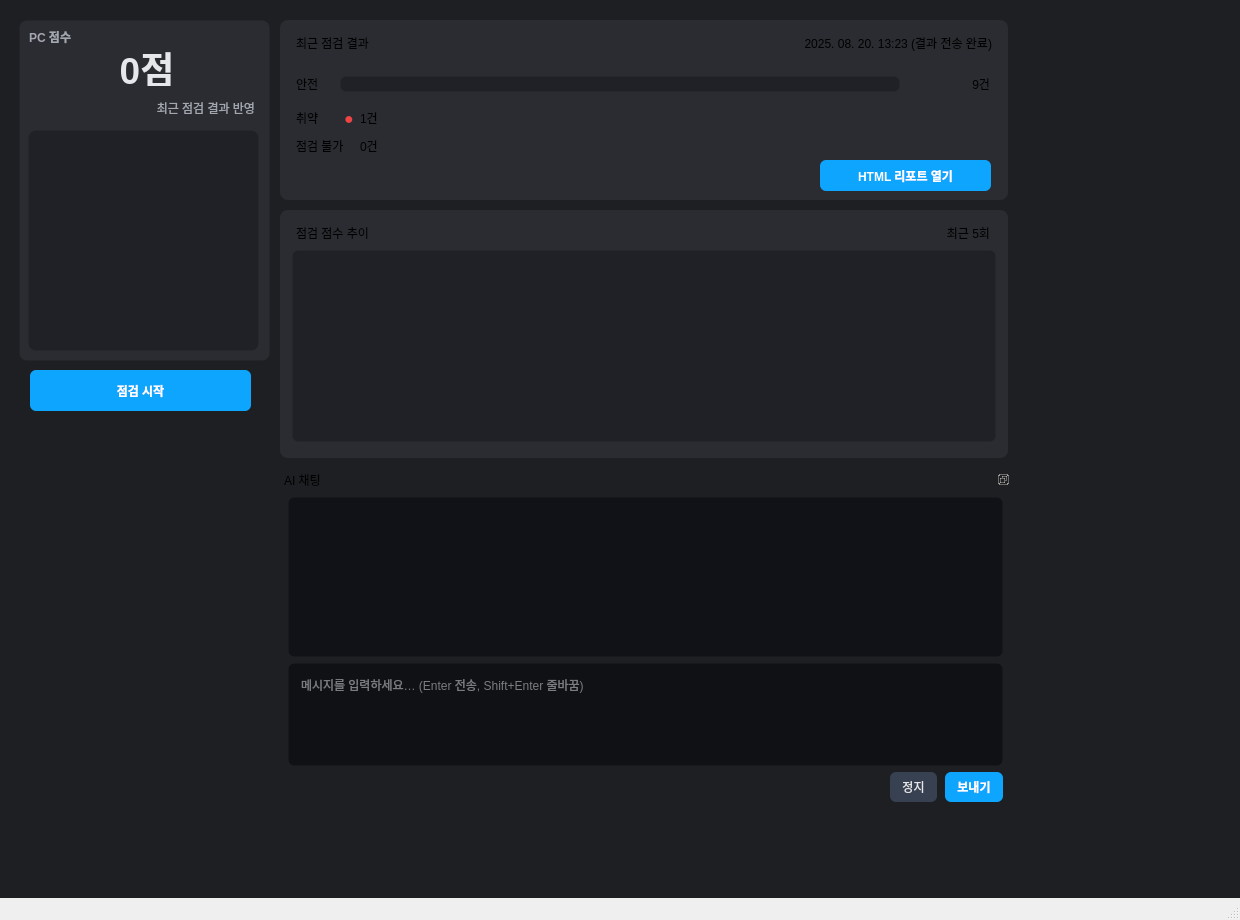
<?xml version="1.0" encoding="UTF-8"?>
<ui version="4.0">
 <class>MainWindow</class>
 <widget class="QMainWindow" name="MainWindow">
  <property name="geometry">
   <rect>
    <x>0</x>
    <y>0</y>
    <width>1240</width>
    <height>920</height>
   </rect>
  </property>
  <property name="windowTitle">
   <string>점검 대시보드</string>
  </property>
  <widget class="QWidget" name="centralwidget">
   <property name="styleSheet">
    <string notr="true">
QWidget#centralwidget { background:#1e1f23; color:#e5e7eb; }

/* 패널 공통 */
QFrame#panel, QFrame#panel2 { background:#2a2c31; border-radius:8px; }
QLabel.title   { color:#e5e7eb; font-weight:700; }
QLabel.muted   { color:#a3a7b0; }
QLabel.good    { color:#6ee777; font-weight:600; }
QLabel.bad     { color:#ef4444; font-weight:600; }
QLabel.neutral { color:#cbd5e1; }

/* 진행바 */
QProgressBar#safeBar {
  background:#1f2126; border:1px solid #00000066; border-radius:6px; height:14px; text-align:right;
}
QProgressBar#safeBar::chunk { background:#22c55e; border-radius:6px; }
QLabel#redDot { color:#ef4444; font-size:12pt; }

/* 점수 박스 */
QFrame#scoreBox { background:#2a2c31; border-radius:8px; border:1px solid #00000066; }
QLabel#scoreTitle { color:#a3a7b0; font-weight:600; }
QLabel#scoreValue { color:#e5e7eb; font-size:28pt; font-weight:700; }
QLabel#scoreHint  { color:#a3a7b0; font-size:9pt; }

/* 버튼 */
QPushButton#btnStart, QPushButton#btnHTML {
  background:#0ea5ff; color:white; font-weight:600;
  border:none; border-radius:6px; padding:6px 12px;
}
QPushButton#btnStart:hover, QPushButton#btnHTML:hover { background:#0284c7; }
    </string>
   </property>
   <widget class="QFrame" name="panel">
    <property name="geometry">
     <rect>
      <x>280</x>
      <y>20</y>
      <width>728</width>
      <height>180</height>
     </rect>
    </property>
    <property name="frameShape">
     <enum>QFrame::Shape::NoFrame</enum>
    </property>
    <widget class="QLabel" name="lblResultTitle">
     <property name="geometry">
      <rect>
       <x>16</x>
       <y>12</y>
       <width>200</width>
       <height>22</height>
      </rect>
     </property>
     <property name="text">
      <string>최근 점검 결과</string>
     </property>
     <property name="class" stdset="0">
      <string>title</string>
     </property>
    </widget>
    <widget class="QLabel" name="lblResultTime">
     <property name="geometry">
      <rect>
       <x>500</x>
       <y>12</y>
       <width>212</width>
       <height>22</height>
      </rect>
     </property>
     <property name="text">
      <string>2025. 08. 20. 13:23 (결과 전송 완료)</string>
     </property>
     <property name="alignment">
      <set>Qt::AlignmentFlag::AlignRight|Qt::AlignmentFlag::AlignTrailing|Qt::AlignmentFlag::AlignVCenter</set>
     </property>
     <property name="class" stdset="0">
      <string>muted</string>
     </property>
    </widget>
    <widget class="QLabel" name="lblSafe">
     <property name="geometry">
      <rect>
       <x>16</x>
       <y>54</y>
       <width>40</width>
       <height>20</height>
      </rect>
     </property>
     <property name="text">
      <string>안전</string>
     </property>
     <property name="class" stdset="0">
      <string>good</string>
     </property>
    </widget>
    <widget class="QProgressBar" name="safeBar">
     <property name="geometry">
      <rect>
       <x>60</x>
       <y>56</y>
       <width>560</width>
       <height>16</height>
      </rect>
     </property>
     <property name="value">
      <number>0</number>
     </property>
     <property name="textVisible">
      <bool>false</bool>
     </property>
    </widget>
    <widget class="QLabel" name="lblSafeCount">
     <property name="geometry">
      <rect>
       <x>630</x>
       <y>52</y>
       <width>80</width>
       <height>24</height>
      </rect>
     </property>
     <property name="text">
      <string>9건</string>
     </property>
     <property name="alignment">
      <set>Qt::AlignmentFlag::AlignRight|Qt::AlignmentFlag::AlignTrailing|Qt::AlignmentFlag::AlignVCenter</set>
     </property>
     <property name="class" stdset="0">
      <string>good</string>
     </property>
    </widget>
    <widget class="QLabel" name="lblWeakTitle">
     <property name="geometry">
      <rect>
       <x>16</x>
       <y>88</y>
       <width>40</width>
       <height>20</height>
      </rect>
     </property>
     <property name="text">
      <string>취약</string>
     </property>
     <property name="class" stdset="0">
      <string>bad</string>
     </property>
    </widget>
    <widget class="QLabel" name="redDot">
     <property name="geometry">
      <rect>
       <x>60</x>
       <y>86</y>
       <width>18</width>
       <height>24</height>
      </rect>
     </property>
     <property name="text">
      <string>●</string>
     </property>
     <property name="alignment">
      <set>Qt::AlignmentFlag::AlignCenter</set>
     </property>
    </widget>
    <widget class="QLabel" name="lblWeakCount">
     <property name="geometry">
      <rect>
       <x>80</x>
       <y>88</y>
       <width>80</width>
       <height>20</height>
      </rect>
     </property>
     <property name="text">
      <string>1건</string>
     </property>
     <property name="class" stdset="0">
      <string>bad</string>
     </property>
    </widget>
    <widget class="QLabel" name="lblUnableTitle">
     <property name="geometry">
      <rect>
       <x>16</x>
       <y>116</y>
       <width>60</width>
       <height>20</height>
      </rect>
     </property>
     <property name="text">
      <string>점검 불가</string>
     </property>
     <property name="class" stdset="0">
      <string>neutral</string>
     </property>
    </widget>
    <widget class="QLabel" name="lblUnableCount">
     <property name="geometry">
      <rect>
       <x>80</x>
       <y>116</y>
       <width>60</width>
       <height>20</height>
      </rect>
     </property>
     <property name="text">
      <string>0건</string>
     </property>
     <property name="class" stdset="0">
      <string>neutral</string>
     </property>
    </widget>
    <widget class="QPushButton" name="btnHTML">
     <property name="geometry">
      <rect>
       <x>540</x>
       <y>140</y>
       <width>171</width>
       <height>31</height>
      </rect>
     </property>
     <property name="text">
      <string>HTML 리포트 열기</string>
     </property>
    </widget>
   </widget>
   <widget class="QFrame" name="panel2">
    <property name="geometry">
     <rect>
      <x>280</x>
      <y>210</y>
      <width>728</width>
      <height>248</height>
     </rect>
    </property>
    <property name="styleSheet">
     <string notr="true">QFrame#panel2 { background:#2a2c31; border-radius:8px; }</string>
    </property>
    <property name="frameShape">
     <enum>QFrame::Shape::NoFrame</enum>
    </property>
    <widget class="QLabel" name="lblTrendTitle">
     <property name="geometry">
      <rect>
       <x>16</x>
       <y>12</y>
       <width>200</width>
       <height>22</height>
      </rect>
     </property>
     <property name="text">
      <string>점검 점수 추이</string>
     </property>
     <property name="class" stdset="0">
      <string>title</string>
     </property>
    </widget>
    <widget class="QLabel" name="lblRecent5">
     <property name="geometry">
      <rect>
       <x>610</x>
       <y>12</y>
       <width>100</width>
       <height>22</height>
      </rect>
     </property>
     <property name="text">
      <string>최근 5회</string>
     </property>
     <property name="alignment">
      <set>Qt::AlignmentFlag::AlignRight|Qt::AlignmentFlag::AlignTrailing|Qt::AlignmentFlag::AlignVCenter</set>
     </property>
     <property name="class" stdset="0">
      <string>muted</string>
     </property>
    </widget>
    <widget class="QWidget" name="chartHolder" native="true">
     <property name="geometry">
      <rect>
       <x>12</x>
       <y>40</y>
       <width>704</width>
       <height>192</height>
      </rect>
     </property>
     <property name="toolTip">
      <string>개발에서 QtCharts QChartView 또는 pyqtgraph PlotWidget으로 교체</string>
     </property>
     <property name="styleSheet">
      <string notr="true">QWidget#chartHolder { background:#1f2126; border:1px solid #00000066; border-radius:6px; }</string>
     </property>
    </widget>
   </widget>
   <widget class="QFrame" name="scoreBox">
    <property name="geometry">
     <rect>
      <x>19</x>
      <y>20</y>
      <width>251</width>
      <height>341</height>
     </rect>
    </property>
    <property name="frameShape">
     <enum>QFrame::Shape::NoFrame</enum>
    </property>
    <widget class="QLabel" name="scoreTitle">
     <property name="geometry">
      <rect>
       <x>10</x>
       <y>8</y>
       <width>196</width>
       <height>18</height>
      </rect>
     </property>
     <property name="text">
      <string>PC 점수</string>
     </property>
    </widget>
    <widget class="QLabel" name="scoreValue">
     <property name="geometry">
      <rect>
       <x>30</x>
       <y>30</y>
       <width>196</width>
       <height>36</height>
      </rect>
     </property>
     <property name="text">
      <string>0점</string>
     </property>
     <property name="alignment">
      <set>Qt::AlignmentFlag::AlignCenter</set>
     </property>
    </widget>
    <widget class="QLabel" name="scoreHint">
     <property name="geometry">
      <rect>
       <x>40</x>
       <y>80</y>
       <width>196</width>
       <height>16</height>
      </rect>
     </property>
     <property name="text">
      <string>최근 점검 결과 반영</string>
     </property>
     <property name="alignment">
      <set>Qt::AlignmentFlag::AlignRight|Qt::AlignmentFlag::AlignTrailing|Qt::AlignmentFlag::AlignVCenter</set>
     </property>
    </widget>
    <widget class="QWidget" name="donutHolder" native="true">
     <property name="geometry">
      <rect>
       <x>9</x>
       <y>110</y>
       <width>231</width>
       <height>221</height>
      </rect>
     </property>
     <property name="toolTip">
      <string>개발 코드에서 도넛 게이지(QChartView 등) 삽입</string>
     </property>
     <property name="styleSheet">
      <string notr="true">QWidget#donutHolder { background:#1f2126; border:1px solid #00000066; border-radius:8px; }</string>
     </property>
    </widget>
   </widget>
   <widget class="QPushButton" name="btnStart">
    <property name="geometry">
     <rect>
      <x>30</x>
      <y>370</y>
      <width>221</width>
      <height>41</height>
     </rect>
    </property>
    <property name="text">
     <string>점검 시작</string>
    </property>
   </widget>
   <widget class="QDockWidget" name="chatDock">
    <property name="geometry">
     <rect>
      <x>280</x>
      <y>470</y>
      <width>731</width>
      <height>340</height>
     </rect>
    </property>
    <property name="features">
     <set>QDockWidget::DockWidgetFeature::DockWidgetFloatable|QDockWidget::DockWidgetFeature::DockWidgetMovable</set>
    </property>
    <property name="windowTitle">
     <string>AI 채팅</string>
    </property>
    <widget class="QWidget" name="dockWidgetContents">
     <property name="styleSheet">
      <string notr="true">
QWidget#dockWidgetContents { background:#1e1f23; }
QTextBrowser#chatHistory {
  background:#111217; border:1px solid #00000066; border-radius:6px;
  padding:8px; color:#e5e7eb;
}
QTextEdit#chatInput {
  background:#0f1115; border:1px solid #00000066; border-radius:6px;
  padding:8px; color:#e5e7eb;
}
QPushButton#btnSend {
  background:#0ea5ff; color:white; font-weight:600; border:none; border-radius:6px; padding:6px 12px;
}
QPushButton#btnSend:hover { background:#0284c7; }
QPushButton#btnStop {
  background:#374151; color:#e5e7eb; border:none; border-radius:6px; padding:6px 12px;
}
QPushButton#btnStop:hover { background:#4b5563; }
     </string>
     </property>
     <layout class="QVBoxLayout" name="chatDockLayout">
      <property name="leftMargin">
       <number>8</number>
      </property>
      <property name="topMargin">
       <number>8</number>
      </property>
      <property name="rightMargin">
       <number>8</number>
      </property>
      <property name="bottomMargin">
       <number>8</number>
      </property>
      <item>
       <widget class="QTextBrowser" name="chatHistory">
        <property name="minimumSize">
         <size>
          <width>280</width>
          <height>160</height>
         </size>
        </property>
        <property name="openExternalLinks">
         <bool>false</bool>
        </property>
        <property name="openLinks">
         <bool>false</bool>
        </property>
       </widget>
      </item>
      <item>
       <widget class="QTextEdit" name="chatInput">
        <property name="minimumSize">
         <size>
          <width>0</width>
          <height>0</height>
         </size>
        </property>
        <property name="tabChangesFocus">
         <bool>true</bool>
        </property>
        <property name="acceptRichText">
         <bool>false</bool>
        </property>
        <property name="placeholderText">
         <string>메시지를 입력하세요… (Enter 전송, Shift+Enter 줄바꿈)</string>
        </property>
       </widget>
      </item>
      <item>
       <layout class="QHBoxLayout" name="chatButtons">
        <property name="spacing">
         <number>8</number>
        </property>
        <item>
         <spacer name="hspacer">
          <property name="orientation">
           <enum>Qt::Orientation::Horizontal</enum>
          </property>
          <property name="sizeHint" stdset="0">
           <size>
            <width>40</width>
            <height>20</height>
           </size>
          </property>
         </spacer>
        </item>
        <item>
         <widget class="QPushButton" name="btnStop">
          <property name="text">
           <string>정지</string>
          </property>
         </widget>
        </item>
        <item>
         <widget class="QPushButton" name="btnSend">
          <property name="text">
           <string>보내기</string>
          </property>
          <property name="default">
           <bool>true</bool>
          </property>
         </widget>
        </item>
       </layout>
      </item>
     </layout>
    </widget>
   </widget>
  </widget>
  <widget class="QMenuBar" name="menubar">
   <property name="geometry">
    <rect>
     <x>0</x>
     <y>0</y>
     <width>1240</width>
     <height>24</height>
    </rect>
   </property>
  </widget>
  <widget class="QStatusBar" name="statusbar"/>
 </widget>
 <resources/>
 <connections/>
</ui>
